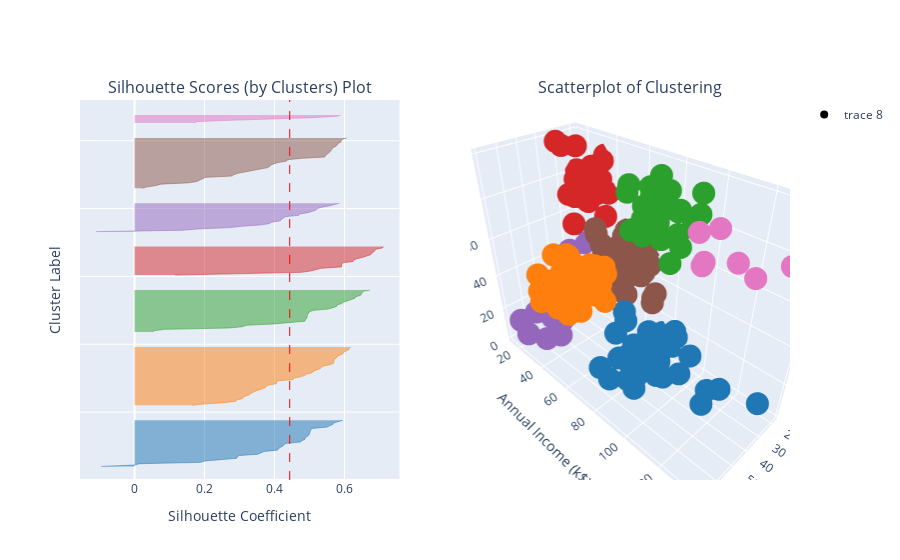

Notebook source saved alongside this figure:
### Code cell
show_silhouette(figures, 7)

### Figure 1 — Plotly figure (JSON) as saved in the notebook; plotly's stock layout.template omitted (floating-point values rounded to 4 significant figures; data arrays with more than 128 entries replaced by an {"elided": "..."} marker saying what was removed)
{"data": [{"fill": "tozerox", "line": {"color": "rgb(31.0, 119.0, 180.0)", "width": 0.5}, "mode": "lines", "showlegend": false, "type": "scatter", "x": [-0.09545, -0.00141, 0.01478, 0.1882, 0.2008, 0.2605, 0.2918, 0.2928, 0.299, 0.3522, 0.3593, 0.3703, 0.4074, 0.4107, 0.4159, 0.4244, 0.4257, 0.4339, 0.4738, 0.4786, 0.4868, 0.4875, 0.4935, 0.4976, 0.5002, 0.5007, 0.5024, 0.503, 0.5083, 0.5501, 0.5578, 0.567, 0.5687, 0.5858, 0.5955], "xaxis": "x", "y": [10, 11, 12, 13, 14, 15, 16, 17, 18, 19, 20, 21, 22, 23, 24, 25, 26, 27, 28, 29, 30, 31, 32, 33, 34, 35, 36, 37, 38, 39, 40, 41, 42, 43, 44], "yaxis": "y"}, {"fill": "tozerox", "line": {"color": "rgb(255.0, 127.0, 14.0)", "width": 0.5}, "mode": "lines", "showlegend": false, "type": "scatter", "x": [0.1643, 0.1994, 0.2571, 0.2893, 0.2919, 0.3089, 0.3097, 0.3201, 0.3292, 0.333, 0.3406, 0.35, 0.3638, 0.3735, 0.3752, 0.3844, 0.4054, 0.4058, 0.4076, 0.4528, 0.4544, 0.4736, 0.4863, 0.491, 0.5076, 0.5097, 0.5217, 0.5301, 0.5341, 0.5408, 0.5583, 0.5685, 0.5693, 0.5698, 0.571, 0.5776, 0.5779, 0.587, 0.5957, 0.5966, 0.6034, 0.6121, 0.6138, 0.618], "xaxis": "x", "y": [55, 56, 57, 58, 59, 60, 61, 62, 63, 64, 65, 66, 67, 68, 69, 70, 71, 72, 73, 74, 75, 76, 77, 78, 79, 80, 81, 82, 83, 84, 85, 86, 87, 88, 89, 90, 91, 92, 93, 94, 95, 96, 97, 98], "yaxis": "y"}, {"fill": "tozerox", "line": {"color": "rgb(44.0, 160.0, 44.0)", "width": 0.5}, "mode": "lines", "showlegend": false, "type": "scatter", "x": [0.05228, 0.0561, 0.08527, 0.2712, 0.3079, 0.3197, 0.3981, 0.4407, 0.4865, 0.4876, 0.492, 0.4929, 0.494, 0.4943, 0.4987, 0.4988, 0.5121, 0.5534, 0.5672, 0.578, 0.5784, 0.5923, 0.5974, 0.608, 0.6245, 0.6302, 0.6311, 0.6455, 0.6479, 0.6519, 0.6533, 0.6722], "xaxis": "x", "y": [109, 110, 111, 112, 113, 114, 115, 116, 117, 118, 119, 120, 121, 122, 123, 124, 125, 126, 127, 128, 129, 130, 131, 132, 133, 134, 135, 136, 137, 138, 139, 140], "yaxis": "y"}, {"fill": "tozerox", "line": {"color": "rgb(214.0, 39.0, 40.0)", "width": 0.5}, "mode": "lines", "showlegend": false, "type": "scatter", "x": [0.1163, 0.2766, 0.4761, 0.5028, 0.5177, 0.5335, 0.591, 0.5913, 0.5924, 0.5943, 0.624, 0.6267, 0.6344, 0.651, 0.6653, 0.6744, 0.6789, 0.6844, 0.6864, 0.689, 0.7087, 0.7114], "xaxis": "x", "y": [151, 152, 153, 154, 155, 156, 157, 158, 159, 160, 161, 162, 163, 164, 165, 166, 167, 168, 169, 170, 171, 172], "yaxis": "y"}, {"fill": "tozerox", "line": {"color": "rgb(148.0, 103.0, 189.0)", "width": 0.5}, "mode": "lines", "showlegend": false, "type": "scatter", "x": [-0.1102, 0.1358, 0.1827, 0.2737, 0.3088, 0.3642, 0.3854, 0.3922, 0.4168, 0.4182, 0.426, 0.4287, 0.4692, 0.471, 0.496, 0.5096, 0.5193, 0.5222, 0.535, 0.5576, 0.5736, 0.5851], "xaxis": "x", "y": [183, 184, 185, 186, 187, 188, 189, 190, 191, 192, 193, 194, 195, 196, 197, 198, 199, 200, 201, 202, 203, 204], "yaxis": "y"}, {"fill": "tozerox", "line": {"color": "rgb(140.0, 86.0, 75.0)", "width": 0.5}, "mode": "lines", "showlegend": false, "type": "scatter", "x": [0.02166, 0.03643, 0.06163, 0.07515, 0.1567, 0.178, 0.1861, 0.196, 0.2033, 0.2789, 0.2833, 0.2953, 0.316, 0.3268, 0.3489, 0.3774, 0.3861, 0.3887, 0.398, 0.4115, 0.4348, 0.4355, 0.4769, 0.5434, 0.5454, 0.5511, 0.557, 0.5592, 0.5618, 0.5644, 0.5676, 0.576, 0.5781, 0.5819, 0.5893, 0.5916, 0.5928, 0.6054], "xaxis": "x", "y": [215, 216, 217, 218, 219, 220, 221, 222, 223, 224, 225, 226, 227, 228, 229, 230, 231, 232, 233, 234, 235, 236, 237, 238, 239, 240, 241, 242, 243, 244, 245, 246, 247, 248, 249, 250, 251, 252], "yaxis": "y"}, {"fill": "tozerox", "line": {"color": "rgb(227.0, 119.0, 194.0)", "width": 0.5}, "mode": "lines", "showlegend": false, "type": "scatter", "x": [0.1733, 0.1741, 0.2696, 0.4011, 0.5094, 0.5795, 0.5889], "xaxis": "x", "y": [263, 264, 265, 266, 267, 268, 269], "yaxis": "y"}, {"fill": "tozeroy", "line": {"color": "red", "dash": "dash", "width": 1}, "mode": "lines", "showlegend": false, "type": "scatter", "x": {"elided": "500 float values"}, "xaxis": "x", "y": {"elided": "500 int values"}, "yaxis": "y"}, {"marker": {"color": {"elided": "200x3 int values"}}, "mode": "markers", "scene": "scene", "type": "scatter3d", "x": {"elided": "200 int values"}, "y": {"elided": "200 int values"}, "z": {"elided": "200 int values"}}], "layout": {"annotations": [{"font": {"size": 16}, "showarrow": false, "text": "Silhouette Scores (by Clusters) Plot", "x": 0.225, "xanchor": "center", "xref": "paper", "y": 1, "yanchor": "bottom", "yref": "paper"}, {"font": {"size": 16}, "showarrow": false, "text": "Scatterplot of Clustering", "x": 0.775, "xanchor": "center", "xref": "paper", "y": 1, "yanchor": "bottom", "yref": "paper"}], "scene": {"domain": {"x": [0.55, 1], "y": [0, 1]}, "xaxis": {"title": {"text": "Age"}}, "yaxis": {"title": {"text": "Annual Income (k$)"}}, "zaxis": {"title": {"text": "Spending Score (1-100)"}}}, "xaxis": {"anchor": "y", "domain": [0, 0.45], "title": {"text": "Silhouette Coefficient"}}, "yaxis": {"anchor": "x", "domain": [0, 1], "range": [0, 280], "showticklabels": false, "title": {"text": "Cluster Label"}}}}
